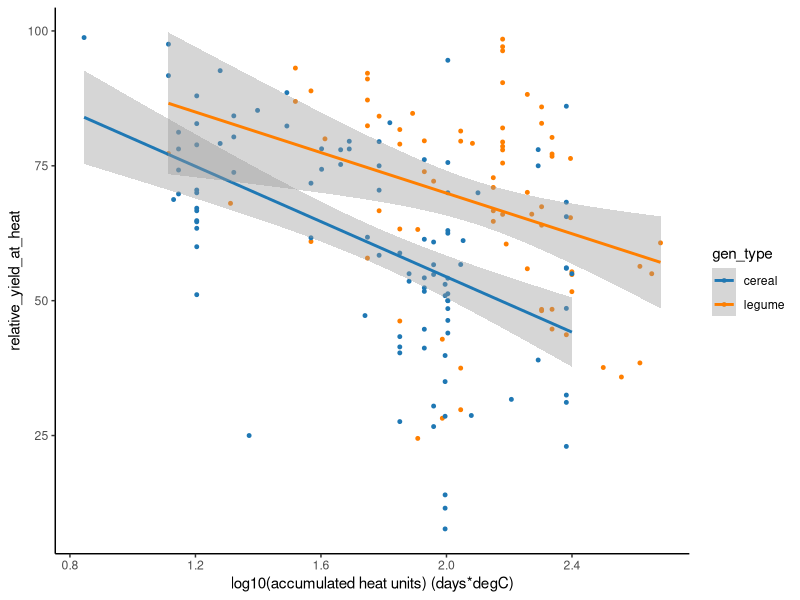
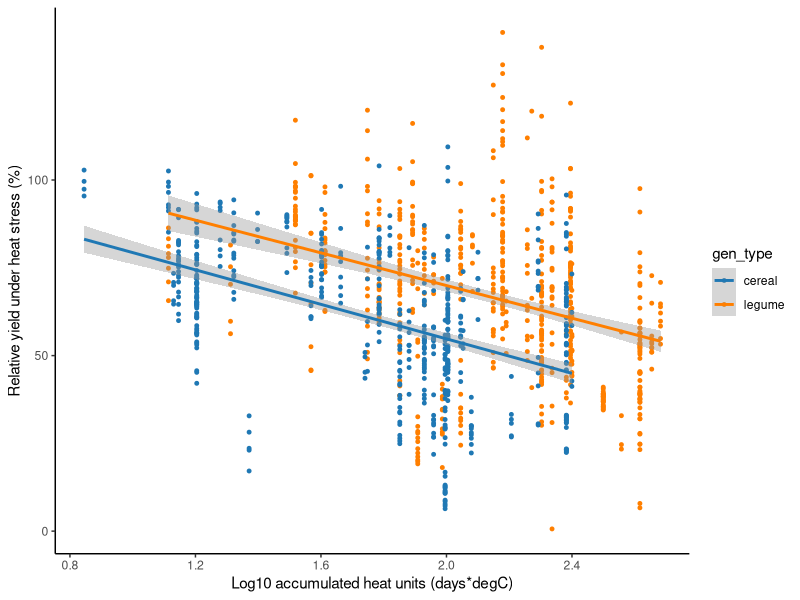
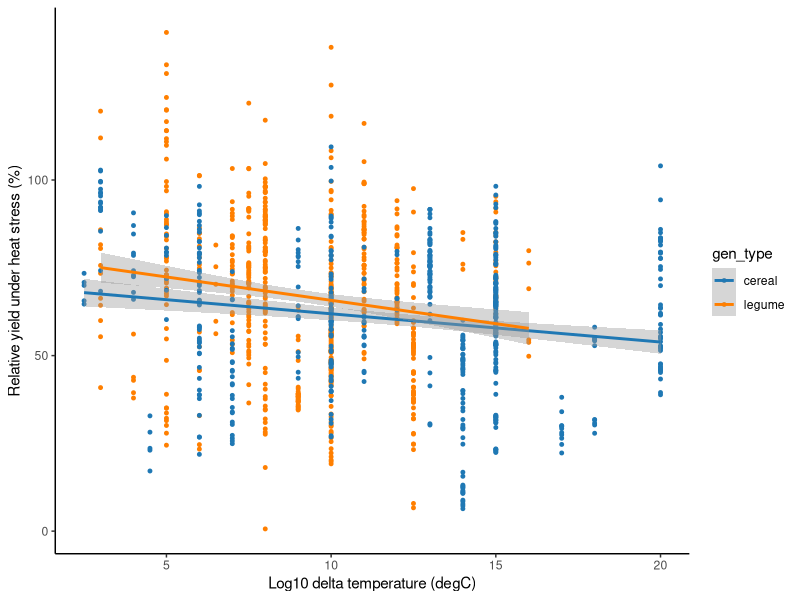
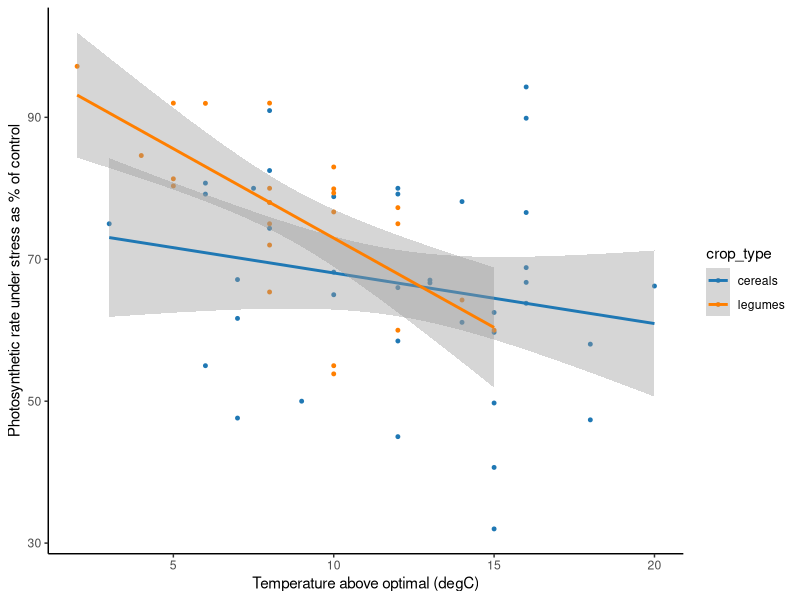
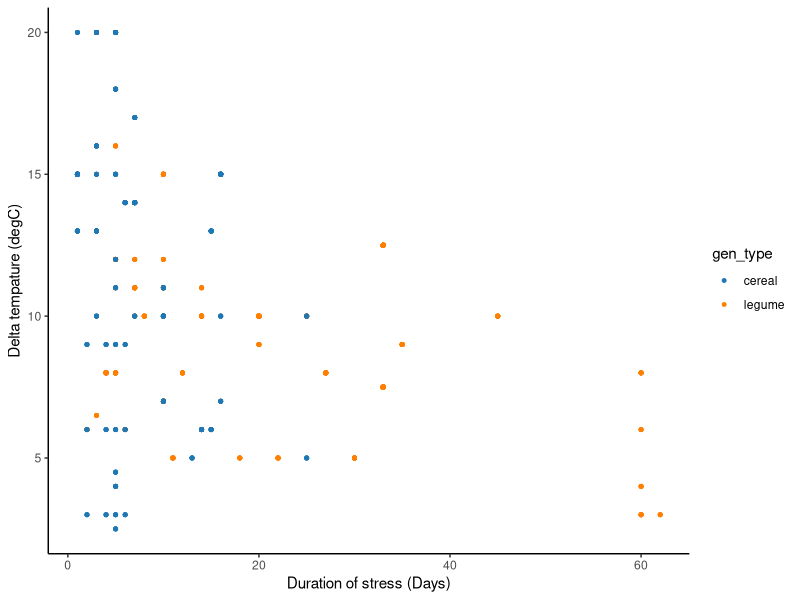
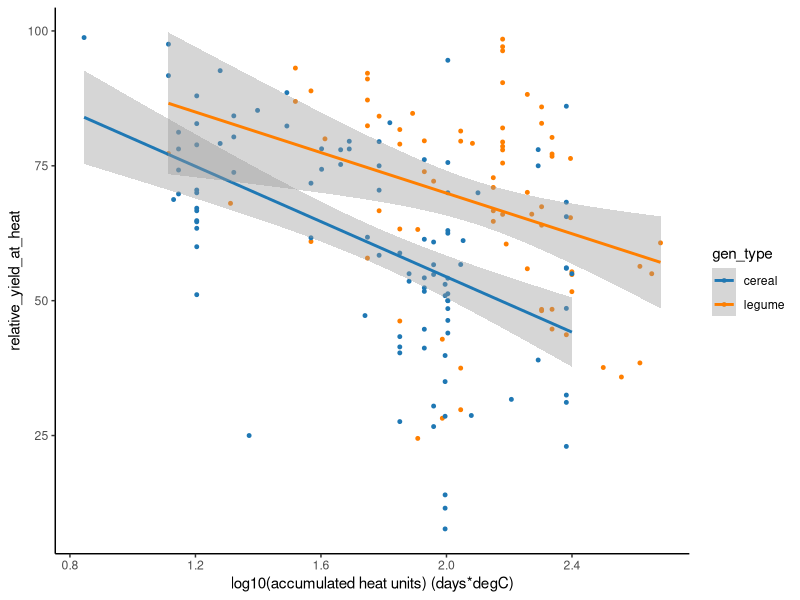
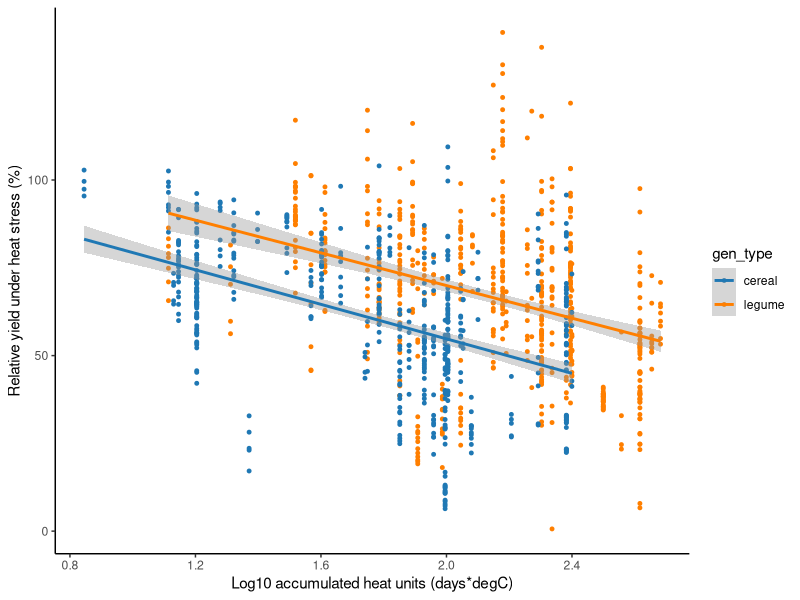
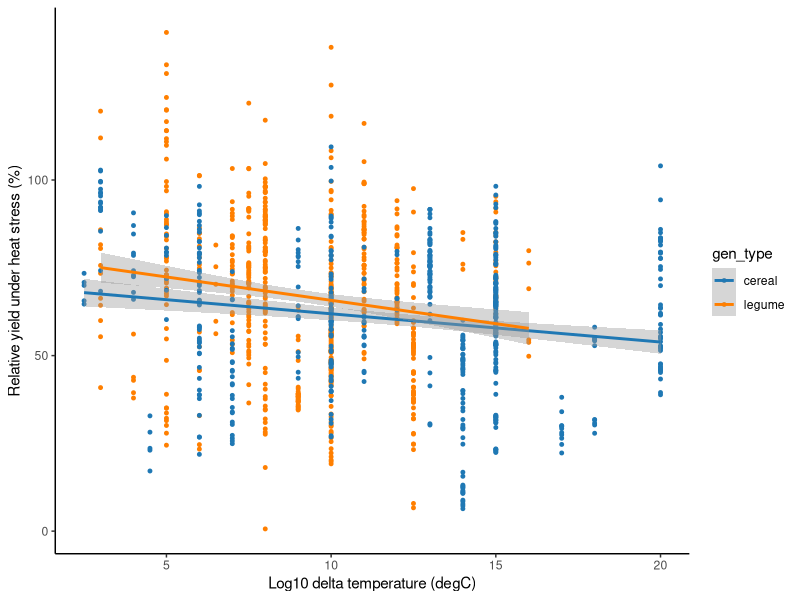

Generate these figures, in order, with R:
## ---- chunk 1
knitr::opts_knit$set(root.dir = '~/Dropbox/Itay_paper/')
library(tidyverse)
library(data.table)
library(ggplot2)
library(strucchange)
library(RColorBrewer)

my_pal <- brewer.pal(8, "Paired")[c(2,8)]
## ---- chunk 2
pts <- read.csv("photosynthesis.csv", header = T)
cer <- read.csv("cereals.csv", header = T) %>%
  filter(!is.na(relative_yield_at_heat)) %>%
  filter(!is.na(accumulated_heat_units)) %>%
  filter(accumulated_heat_units > 0) %>%
  mutate(across(-1, as.numeric))
leg <- read.csv("legumes.csv", header = T) %>%
  filter(!is.na(relative_yield_at_heat)) %>%
  filter(!is.na(accumulated_heat_units)) %>%
  filter(accumulated_heat_units > 0) %>%
  mutate(across(-1, as.numeric))

summary(lm(cer$relative_yield_at_heat ~ log10(1+cer$accumulated_heat_units)))
# p<0.001, adj. R^2=0.25

summary(lm(leg$relative_yield_at_heat ~ log10(1+leg$accumulated_heat_units)))
# p<0.001, adj. R^2=0.14

## ---- chunk 3
# Generate dummy data by mean and sd
rnorm2 <- function(n,mean,sd) { mean+sd*scale(rnorm(n)) }

l <- list()
for (r in 1:nrow(cer)) {
  l[[r]] <- data.frame(cbind(rep(cer$crop_name[r], cer$n[r]), rep(cer$T_optimal[r], cer$n[r]), rep(cer$T_stress[r], cer$n[r]), rnorm2(cer$n[r], cer$yield_control[r], cer$sd_control[r]), rnorm2(cer$n[r], cer$yield_heat[r], cer$sd_heat[r]), rep(cer$Duration_of_the_stress[r], cer$n[r])))
}
cer_dmy <- rbindlist(l)
colnames(cer_dmy) <- c("crop_name", "T_optimal", "T_stress", "yield_control", "yield_heat", "Duration_of_stress")
cer_dmy <- cer_dmy %>%
  mutate_at(2:6, as.numeric) %>%
  mutate(relative_yield_at_heat = (1-(yield_control-yield_heat)/yield_control)*100) %>%
  mutate(delta_temp = (T_stress-T_optimal)) %>%
  mutate(accumulated_heat_units = delta_temp * Duration_of_stress)

l <- list()
for (r in 1:nrow(leg)) {
  l[[r]] <- data.frame(cbind(rep(leg$crop_name[r], leg$n[r]), rep(leg$T_optimal[r], leg$n[r]), rep(leg$T_stress[r], leg$n[r]), rnorm2(leg$n[r], leg$yield_control[r], leg$sd_control[r]), rnorm2(leg$n[r], leg$yield_heat[r], leg$sd_heat[r]), rep(leg$Duration_of_the_stress[r], leg$n[r])))
}
leg_dmy <- rbindlist(l)
colnames(leg_dmy) <- c("crop_name", "T_optimal", "T_stress", "yield_control", "yield_heat", "Duration_of_stress")
leg_dmy <- leg_dmy %>%
  mutate_at(2:6, as.numeric) %>%
  mutate(relative_yield_at_heat = (1-(yield_control-yield_heat)/yield_control)*100) %>%
  mutate(delta_temp = (T_stress-T_optimal)) %>%
  mutate(accumulated_heat_units = delta_temp * Duration_of_stress)

summary(lm(cer_dmy$relative_yield_at_heat ~ log10(1+cer_dmy$accumulated_heat_units)))
# p<0.001, adj. R^2=0.23

summary(lm(leg_dmy$relative_yield_at_heat ~ log10(1+leg_dmy$accumulated_heat_units)))
# p<0.001, adj. R^2=0.14
## ---- chunk 4
# Yield reduction as a function of log transformed accumulated heat time
# Figure 2

# Single data point per study using only the mean value - not shown in paper
leg <- leg %>%
  add_column(gen_type="legume", .before=1)
cer <- cer %>%
  add_column(gen_type="cereal", .before=1)
crops <- bind_rows(leg, cer)
crops <- crops %>%
  filter(accumulated_heat_units<500) %>%
  mutate(accumulated_heat_units_log = log10(1+accumulated_heat_units))
ggplot(data = crops, aes(x=accumulated_heat_units_log, y=relative_yield_at_heat, color=gen_type, group=gen_type)) +
  geom_point(size=1) + 
  theme_classic() + 
  scale_color_manual(values=my_pal) + 
  geom_smooth(method='lm', formula= y~x) +
  xlab("log10(accumulated heat units) (days*degC)")
ggsave("yield_vs_acc_heat_max500.pdf")

# Plot the dummy data: legumes vs. cereals
leg_dmy <- leg_dmy %>%
  add_column(gen_type="legume", .before=1)
cer_dmy <- cer_dmy %>%
  add_column(gen_type="cereal", .before=1)
crops <- bind_rows(leg_dmy, cer_dmy)
crops <- crops %>%
  filter(accumulated_heat_units<500) %>%
  mutate(accumulated_heat_units_log = log10(1+accumulated_heat_units))
ggplot(data = crops, aes(x=accumulated_heat_units_log, y=relative_yield_at_heat, color=gen_type, group=gen_type)) +
  geom_point(size=1) + 
  theme_classic() + 
  scale_color_manual(values=my_pal) + 
  geom_smooth(method='lm', formula= y~x) +
  xlab("Log10 accumulated heat units (days*degC)") + 
  ylab("Relative yield under heat stress (%)")
ggsave("yield_vs_acc_heat_dummy_new_max500.pdf")

# Check whether crop type affects the response to accumulated heat units
anova(lm(relative_yield_at_heat ~ accumulated_heat_units_log*gen_type, data=crops))
# p < 2.2e-16, adjusted R^2 = 0.2
sctest(crops$relative_yield_at_heat ~ crops$accumulated_heat_units, type = "Chow", point=nrow(leg_dmy))
# p < 1.3e-15, F = 35.3

# Plot yield reduction based only on temperature without stress duration
crops <- crops %>%
  mutate(delta_temp = T_stress - T_optimal)
ggplot(data = crops, aes(x=delta_temp, y=relative_yield_at_heat, color=gen_type, group=gen_type)) +
  geom_point(size=1) + 
  theme_classic() + 
  scale_color_manual(values=my_pal) + 
  geom_smooth(method='lm', formula= y~x) +
  xlab("Log10 delta temperature (degC)") + 
  ylab("Relative yield under heat stress (%)")
ggsave("yield_vs_delta_temp_dummy_new_max500.pdf")

summary(lm(relative_yield_at_heat ~ delta_temp, data=subset(crops, gen_type=="cereal")))
# p=1.8e-5, adjusted R^2=0.031
summary(lm(relative_yield_at_heat ~ delta_temp, data=subset(crops, gen_type=="legume")))
# p=3.6e-5, adjusted R^2=0.026

crops_melt <- reshape2::melt(crops, id.vars=c("gen_type", "delta_temp"), measure.vars = "relative_yield_at_heat", value.name="relative_yield_at_heat") %>%
select(-variable)

crops_lm <- lm(relative_yield_at_heat ~ gen_type*delta_temp, data=crops_melt)
summary(crops_lm)
# gen_type:delta_temp p = 0.15
## ---- chunk 5
# Photosynthesis under stress - Figure 1
summary(lm(pts$relative.reduction.in.PS~pts$t.above.optimal*pts$crop_type))
# p(temp) NS, p(croptype) = 0.02, p(interaction)=0.064, R^2=22%

temp <- pts[pts$crop_type=="legumes",]
summary(lm(formula = temp$relative.reduction.in.PS ~ temp$t.above.optimal))
# p<0.001, R^2=44%, a=98.2, b=-2.5

temp <- pts[pts$crop_type=="cereals",]
summary(lm(formula = temp$relative.reduction.in.PS ~ temp$t.above.optimal))
# p=0.2, R^2=1%, a=75.2, b=-0.7

ggplot(data=pts, aes(x=t.above.optimal, y=relative.reduction.in.PS, group=crop_type, color=crop_type)) + 
  geom_point(size=1)+ 
  theme_classic() + 
  scale_color_manual(values=my_pal) + 
  geom_smooth(method='lm', formula = y~x) + 
  ylab("Photosynthetic rate under stress as % of control") + 
  xlab("Temperature above optimal (degC)")
ggsave("photosynthesis_by_t.above.opt_bycrop.pdf")

# Testing whether the regressions are significantly different (Chow test)
sctest(pts$relative.reduction.in.PS ~ pts$t.above.optimal, point = nrow(pts[pts$crop_type == "cereals",]), type="Chow")
# p = 0.051, F = 3.1
## ---- chunk 6
# Data representation - sup. fig. 1
ggplot(data=crops, aes(x=Duration_of_stress, y=delta_temp, group=gen_type, color=gen_type)) + 
  geom_point(size=1) + 
  theme_classic() + 
  xlab("Duration of stress (Days)") + 
  ylab("Delta tempature (degC)") + 
  scale_color_manual(values=my_pal)
ggsave("delta_temp_vs_duration_new.pdf")
